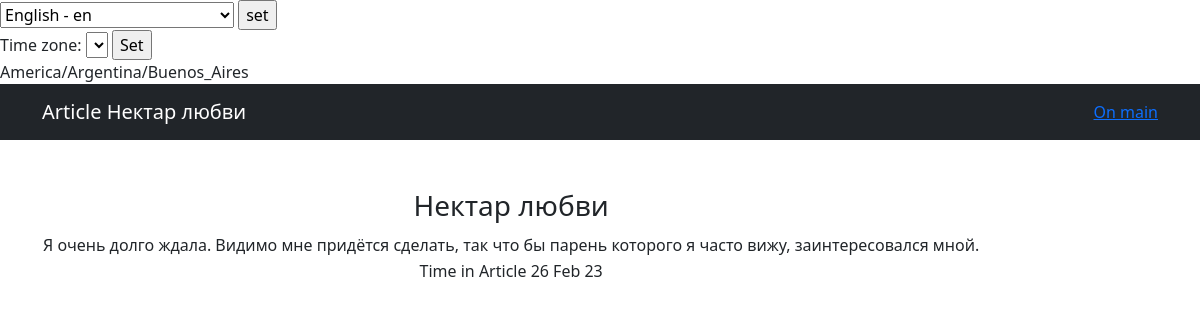
Screenshot of /news/1 with the database file from the repository.
### news/models.py (models this page shows, shortened)
class Post(models.Model):
    author = models.ForeignKey(Author, on_delete=models.CASCADE, help_text=_('Author'))
    category = models.ManyToManyField(Category, through='PostCategory', help_text=_('Category'))
    NEWS = 'NE'
    ARTICLE = 'AR'
    CATEGORY_CHOICES = (
        (NEWS, _('Новости')),
        (ARTICLE, _('Статья'))
    )
    change_news = models.CharField(max_length=2, choices=CATEGORY_CHOICES, default=ARTICLE, help_text=_('change news'))
    time_in = models.DateTimeField(auto_now_add=True, help_text=_('time in'))
    head_news = models.CharField(max_length=128, help_text=_('head news'))
    text_news = models.TextField(help_text=_('text news'))
    rate_news = models.SmallIntegerField(default=0, help_text=_('rate news'))

### news/views.py (the view)
# urls.py: path('<int:pk>', New.as_view(), name='new'),
class New(DetailView):
    model = Post
    template_name = 'new.html'
    context_object_name = 'new'
    queryset = Post.objects.all()
    def get_object(self, *args, **kwargs):
        obj = cache.get(f'post-{self.kwargs["pk"]}', None)
        if not obj:
            obj = super().get_object(queryset=self.queryset)
            cache.set(f'post-{self.kwargs["pk"]}', obj)
        return obj

### news/templatetags/custom_filters.py (called while the page is built)
@register.filter()
def censor(word, code="*"):
    wordMat = word.lower().translate(str.maketrans('', '', string.punctuation + string.digits))
    for mat in list_mat:
        while mat in wordMat:
            word_a = wordMat.replace(mat[1:], code * (len(mat) - 1))
            print(word_a)
            wordMat = word_a
            word = wordMat
    return f'{word}'

@register.simple_tag(name="get_hour")
def current_hour():
    now = datetime.now()
    return now.strftime("%H")

### templates/new.html
{% extends 'flatpages/default.html' %}
{% load i18n %}
{% load custom_filters %}
{% block title %}
{{new.get_change_news_display}} {{new.head_news|censor}}
<a href="{% url 'news' %}">{% trans "На главную" %}</a>
{% endblock title %}
{% block content %}
<table>
    <tr>
        <div class="model-class">
            <td><h3>{{new.head_news|censor}}</h3></td>
        </div>
        <tr>
        <div class="model-class">
            <td>{{new.text_news|censor}}</td>
        </div>
        </tr>
        <tr>
            <td>{% trans "Дата выхода" %} {{ new.get_change_news_display }} {{new.time_in|date:"d M y"}}</td>
        </tr>
    </tr>
</table>
{% endblock content %}

### rows the page displays
Post: change_news "Article", head_news|censor "Нектар любви", text_news|censor "Я очень долго ждала. Видимо мне придётся сделать, так что бы парень которого я часто вижу, заинтересовался мной.", time_in "26 Feb 23"

### other values shown
{{ TIME_ZONE }} "America/Argentina/Buenos_Aires"
form field language "English - en"
